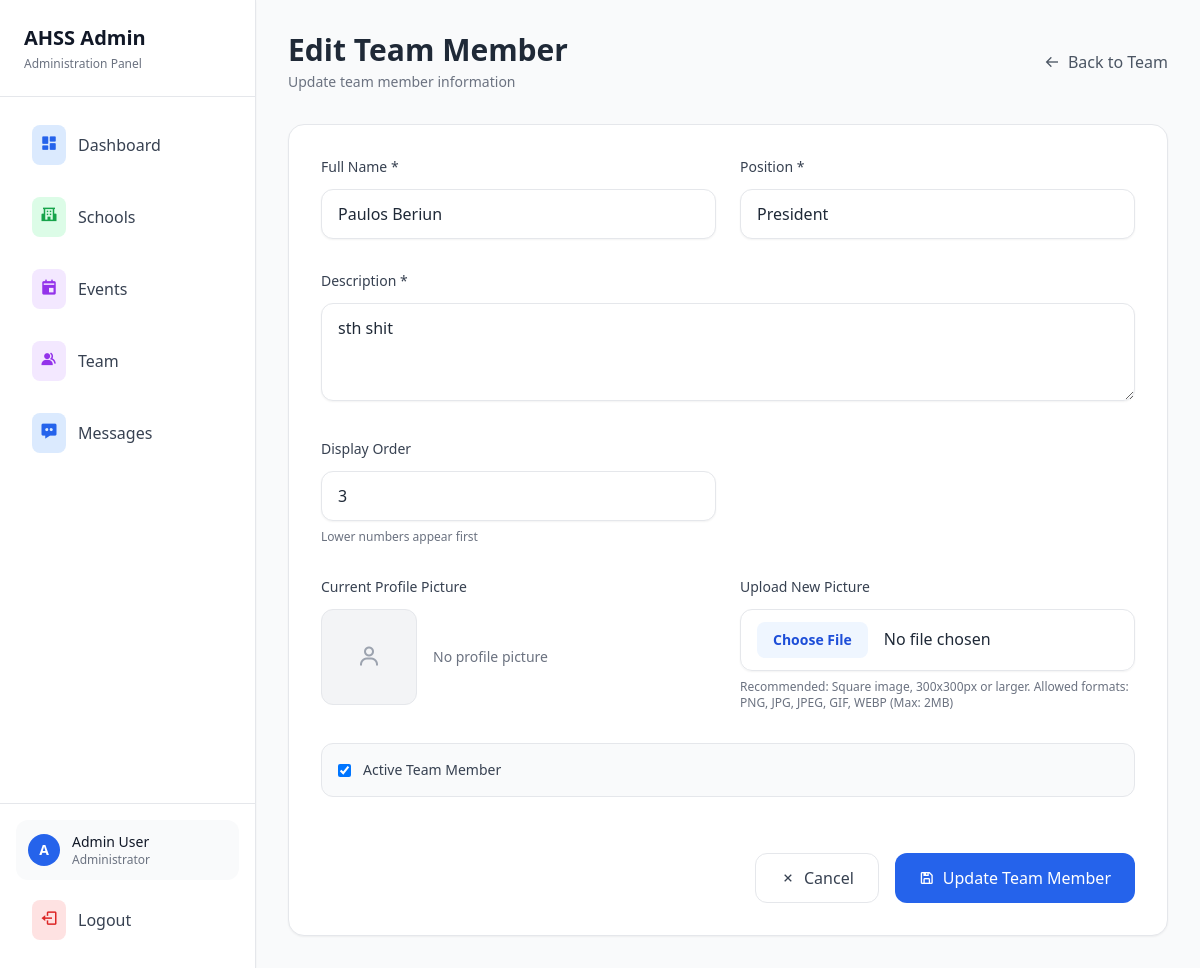
The page /admin/team/edit/1 (signed in) on the database its author committed.
### tables this page shows
CREATE TABLE team_members
            (id INTEGER PRIMARY KEY AUTOINCREMENT,
            name TEXT NOT NULL,
            position TEXT NOT NULL,
            description TEXT NOT NULL,
            image_filename TEXT,
            email TEXT,
            social_links TEXT, -- JSON string for multiple social links
            display_order INTEGER DEFAULT 0,
            is_active BOOLEAN DEFAULT 1,
            created_at TIMESTAMP DEFAULT CURRENT_TIMESTAMP,
            updated_at TIMESTAMP DEFAULT CURRENT_TIMESTAMP);

### app.py (the view, shortened to what this page needs)
@app.route('/admin/team/edit/<int:member_id>', methods=['GET', 'POST'])
@admin_required
def edit_team_member(member_id):
    conn = get_db_connection()
    member = conn.execute('SELECT * FROM team_members WHERE id = ?', (member_id,)).fetchone()
    conn.close()
    if not member:
        flash('Team member not found!', 'error')
        return redirect(url_for('admin_team'))
    return render_template('admin/edit_team_member.html', member=member)

### app.py (called while the page is built)
def get_db_connection():
    conn = sqlite3.connect('site.db')
    conn.row_factory = sqlite3.Row
    return conn

def admin_required(f):
    @wraps(f)
    def decorated_function(*args, **kwargs):
        if 'admin_logged_in' not in session:
            return redirect(url_for('admin_login'))
        return f(*args, **kwargs)
    return decorated_function

### templates/admin/edit_team_member.html (shortened to what this page needs)
<!DOCTYPE html>
<html lang="en">
<head>
    <script src="https://cdn.tailwindcss.com"></script>
    <link href='https://unpkg.com/boxicons@2.1.4/css/boxicons.min.css' rel='stylesheet'>
</head>
<body class="bg-gray-50 text-gray-800">
    <div class="flex min-h-screen">
        {% include 'admin/include/sidebar.html' %}
        <main class="lg:ml-64 flex-1 p-8">
            <div class="max-w-4xl mx-auto space-y-8">
                <div class="flex items-center justify-between">
                    <div>
                        <h1 class="text-3xl font-bold">Edit Team Member</h1>
                        <p class="text-gray-500 text-sm mt-1">Update team member information</p>
                    </div>
                    <a href="{{ url_for('admin_team') }}"
                       class="text-gray-600 hover:text-gray-800 font-medium flex items-center">
                        <i class='bx bx-arrow-back mr-2'></i> Back to Team
                    </a>
                </div>
                <div class="bg-white rounded-2xl border border-gray-200 shadow-sm p-8">
                    <form method="POST" enctype="multipart/form-data" class="space-y-8">
                        <div class="grid grid-cols-1 md:grid-cols-2 gap-6">
                            <div>
                                <label for="name" class="block text-sm font-medium text-gray-700 mb-3">Full Name *</label>
                                <input type="text" id="name" name="name" value="{{ member.name }}" required
                                       class="w-full px-4 py-3 border border-gray-200 rounded-xl shadow-sm focus:outline-none focus:ring-2 focus:ring-blue-500 focus:border-blue-500 transition">
                            </div>
                            <div>
                                <label for="position" class="block text-sm font-medium text-gray-700 mb-3">Position *</label>
                                <input type="text" id="position" name="position" value="{{ member.position }}" required
                                       class="w-full px-4 py-3 border border-gray-200 rounded-xl shadow-sm focus:outline-none focus:ring-2 focus:ring-blue-500 focus:border-blue-500 transition">
                            </div>
                        </div>
                        <div>
                            <label for="description" class="block text-sm font-medium text-gray-700 mb-3">Description *</label>
                            <textarea id="description" name="description" rows="3" required
                                      class="w-full px-4 py-3 border border-gray-200 rounded-xl shadow-sm focus:outline-none focus:ring-2 focus:ring-blue-500 focus:border-blue-500 transition">{{ member.description }}</textarea>
                        </div>
                        <div class="grid grid-cols-1 md:grid-cols-2 gap-6">
                            <div>
                                <label for="display_order" class="block text-sm font-medium text-gray-700 mb-3">Display Order</label>
                                <input type="number" id="display_order" name="display_order" value="{{ member.display_order or 0 }}"
                                       class="w-full px-4 py-3 border border-gray-200 rounded-xl shadow-sm focus:outline-none focus:ring-2 focus:ring-blue-500 focus:border-blue-500 transition">
                                <p class="text-xs text-gray-500 mt-2">Lower numbers appear first</p>
                            </div>
                        </div>
                        <div class="grid grid-cols-1 md:grid-cols-2 gap-6">
                            <div>
                                <label class="block text-sm font-medium text-gray-700 mb-3">Current Profile Picture</label>
                                <div class="flex items-center space-x-4">
                                    {% if member.image_filename %}
                                    <div class="flex flex-col items-center space-y-3">
                                        <img src="{{ url_for('static', filename='uploads/team/' + member.image_filename) }}"
                                            alt="{{ member.name }}"
                                            class="w-24 h-24 object-cover rounded-xl border border-gray-200">
                                        <label class="flex items-center">
                                            <input type="checkbox" name="remove_image" class="rounded border-gray-300 text-red-600 focus:ring-red-500">
                                            <span class="ml-2 text-sm text-red-600">Remove picture</span>
                                        </label>
                                    </div>
                                    {% else %}
                                    <div class="w-24 h-24 bg-gray-100 rounded-xl flex items-center justify-center border border-gray-200">
                                        <i class='bx bx-user text-gray-400 text-2xl'></i>
                                    </div>
                                    <p class="text-sm text-gray-500">No profile picture</p>
                                    {% endif %}
                                </div>
                            </div>
                            <div>
                                <label for="image" class="block text-sm font-medium text-gray-700 mb-3">Upload New Picture</label>
                                <input type="file" id="image" name="image" accept=".png,.jpg,.jpeg,.gif,.webp"
                                       class="w-full px-4 py-3 border border-gray-200 rounded-xl shadow-sm focus:outline-none focus:ring-2 focus:ring-blue-500 focus:border-blue-500 transition file:mr-4 file:py-2 file:px-4 file:rounded-lg file:border-0 file:text-sm file:font-semibold file:bg-blue-50 file:text-blue-700 hover:file:bg-blue-100">
                                <p class="text-xs text-gray-500 mt-2">Recommended: Square image, 300x300px or larger. Allowed formats: PNG, JPG, JPEG, GIF, WEBP (Max: 2MB)</p>
                            </div>
                        </div>
                        <div class="flex items-center p-4 bg-gray-50 rounded-xl border border-gray-200">
                            <label class="flex items-center">
                                <input type="checkbox" name="is_active" {% if member.is_active %}checked{% endif %}
                                       class="rounded border-gray-300 text-blue-600 focus:ring-blue-500">
                                <span class="ml-3 text-sm font-medium text-gray-700">Active Team Member</span>
                            </label>
                        </div>
                        <div class="flex justify-end space-x-4 pt-6">
                            <a href="{{ url_for('admin_team') }}"
                               class="px-6 py-3 border border-gray-200 rounded-xl text-gray-700 hover:bg-gray-50 transition duration-200 flex items-center">
                                <i class='bx bx-x mr-2'></i> Cancel
                            </a>
                            <button type="submit"
                                    class="px-6 py-3 bg-blue-600 text-white rounded-xl hover:bg-blue-700 transition duration-200 flex items-center">
                                <i class='bx bx-save mr-2'></i> Update Team Member
                            </button>
                        </div>
                    </form>
                </div>
            </div>
        </main>
    </div>
</body>
</html>

### rows shown on the page
team_members: name "Paulos Beriun", position "President", description "sth shit", display_order "3", is_active "☑"
